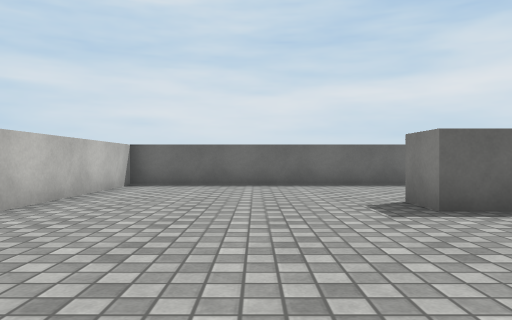
[1] (above)

24 first-person views from a walk through a Unity game level. The camera is 0.62 m above the floor, looks level and sees 70° across. The floor is counted in squares, 1 m on a side. Each view is taken from the middle of a square. On the plan, view 1 faces up. The plan holds only what a view shows up to about 10 squares ahead; the rest is blank. The place goes on beyond the plan. Surface patterns are stand-ins for the level's own textures.

[2]
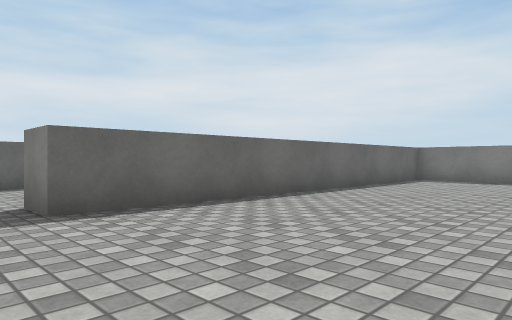

[3]
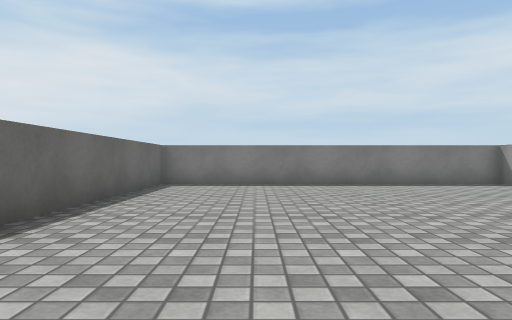

[4]
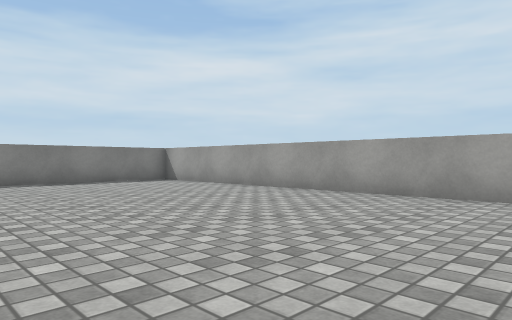

[5]
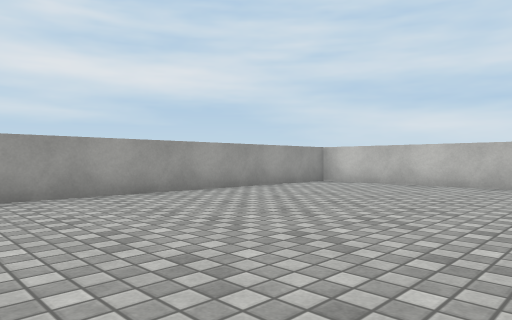

[6]
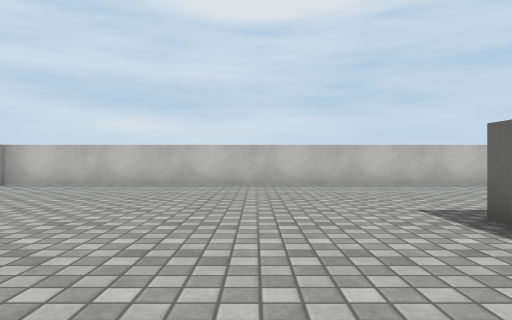

[7]
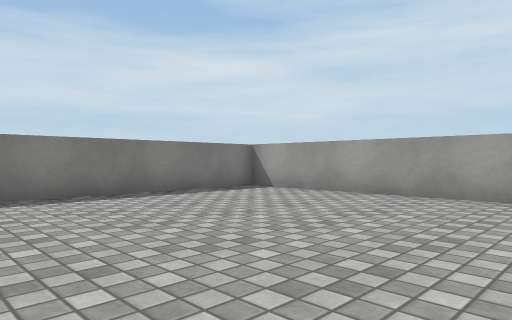

[8]
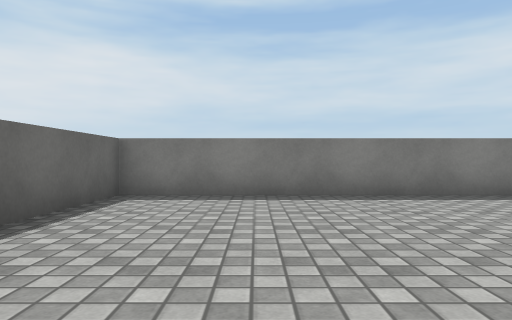

[9]
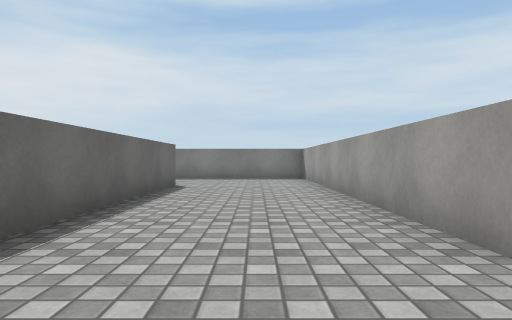

[10]
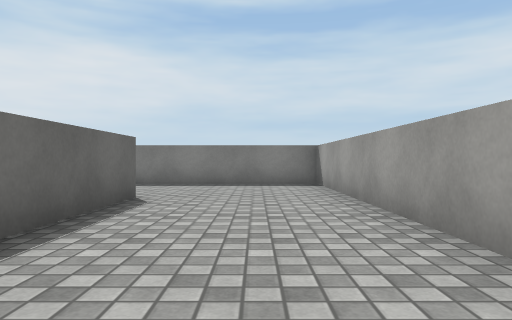

[11]
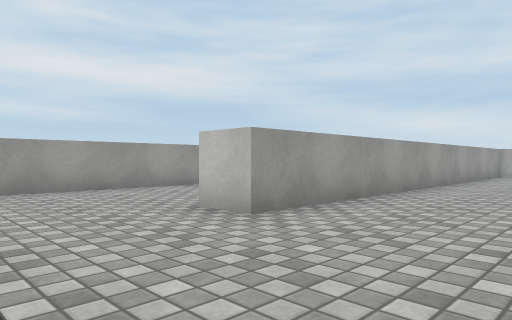

[12]
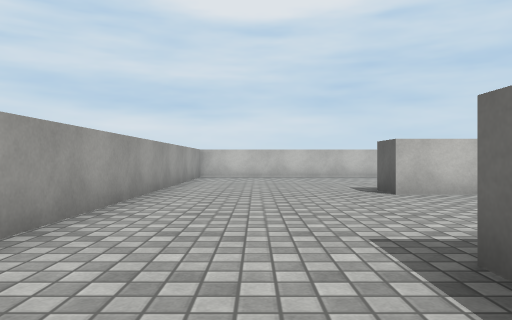

[13]
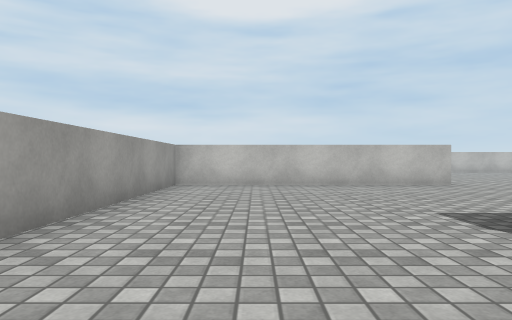

[14]
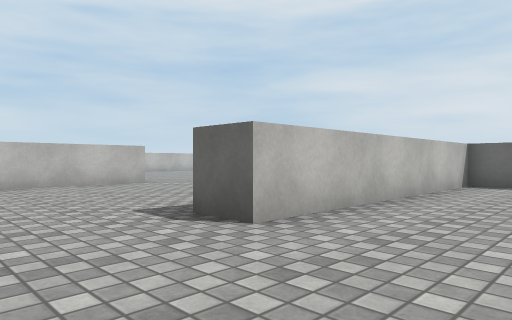

[15]
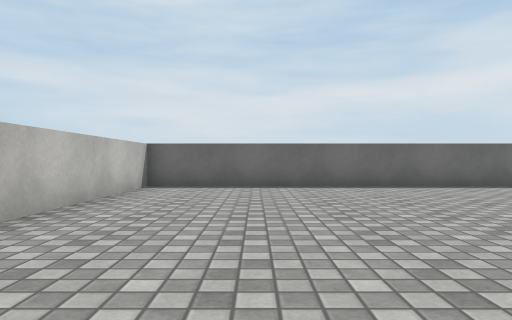

[16]
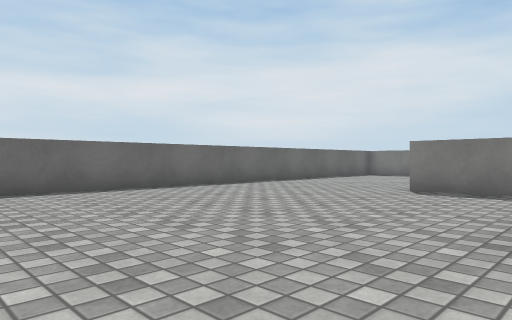

[17]
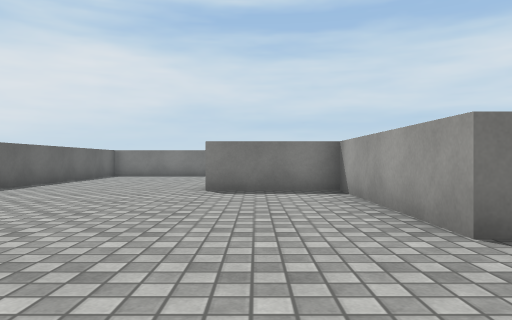

[18]
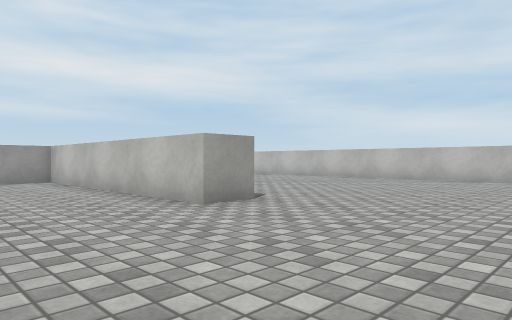

[19]
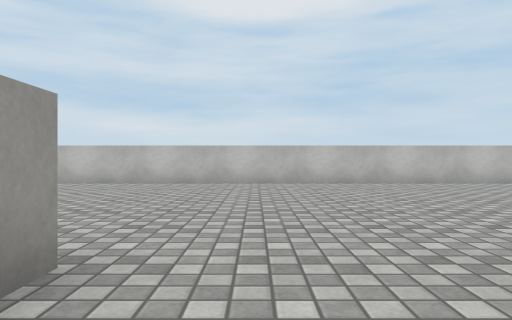

[20]
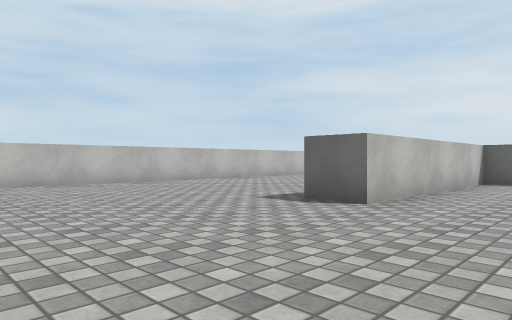

[21]
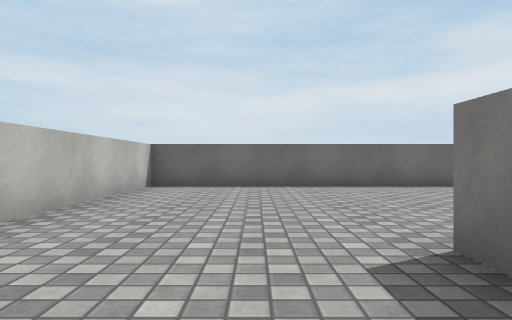

[22]
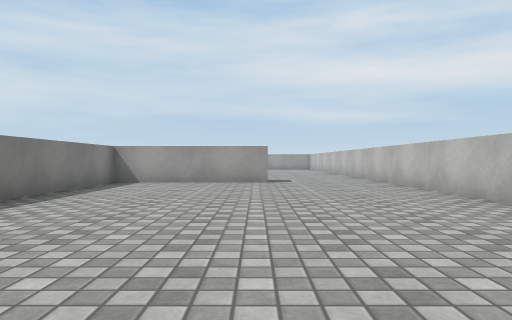

[23]
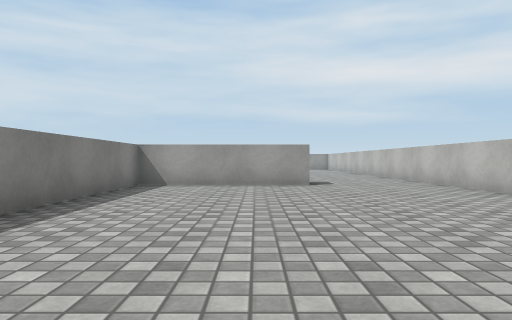

[24]
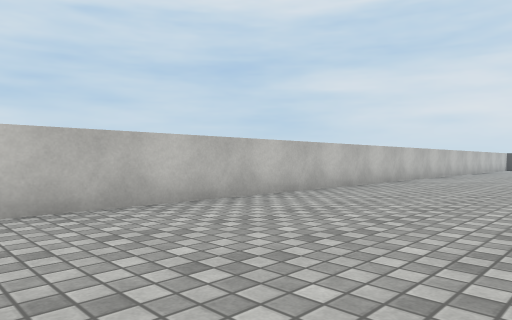

### Floor plan
Points are (right, up) in squares from view 1. A wall is a line through its corners. A room is listed if a view was taken in it or the views show most of it. See-through windows are left out.
Room 1 (views 1, 2, 3, 4, 5, 6, 7, 8, 9, 10)
walls: (9.1, 10) (9.1, 9) (-3.1, 9) (-3.1, -4.3) (12.4, -4.3) (12.4, 4.4) (2.2, 4.4) (2.2, 5.4) (12.4, 5.4) (12.4, 10.1)
ways out: opening at (11, 11) to room 2
Room 2 (views 11, 12, 13, 14, 15, 16, 17, 18, 19, 20, 21, 22, 23, 24)
walls: (-0.6, 21.9) (-0.6, 22.5); (-4.1, 16.9) (-3.1, 16.9) (-3.1, 10) (9.1, 10); (7.8, 14.3) (12.4, 14.3) (12.4, 17.1); (8.2, 13.3) (7.8, 13.3); (2.8, 28.8) (-4.5, 28.8) (-4.5, 22.7) (-5.6, 22.7); (-8.4, 10) (-4.1, 10) (-4.1, 14.9); (-11.6, 28.6) (-11.6, 9); (15, 21.5) (3.5, 21.5) (3.5, 14.5) (2.4, 14.5)
ways out: opening at (11, 11) to room 1

Positions as (right, up) in squares from view 1, and headings:
1: (0, 0), facing up
2: (1, 0), facing up-right
3: (3, 2), facing right
4: (2, 2), facing down-right
5: (6, 2), facing down-left
6: (6, 2), facing left
7: (6, 2), facing down-right
8: (6, 2), facing right
9: (0, 7), facing right
10: (3, 7), facing right
11: (12, 13), facing down-left
12: (10, 12), facing left
13: (6, 12), facing left
14: (6, 12), facing up-left
15: (6, 13), facing up
16: (5, 14), facing up-right
17: (5, 16), facing right
18: (0, 21), facing down-left
19: (-2, 18), facing left
20: (-2, 18), facing up-left
21: (-2, 20), facing up
22: (-8, 20), facing down
23: (-7, 19), facing down
24: (-7, 19), facing up-left
